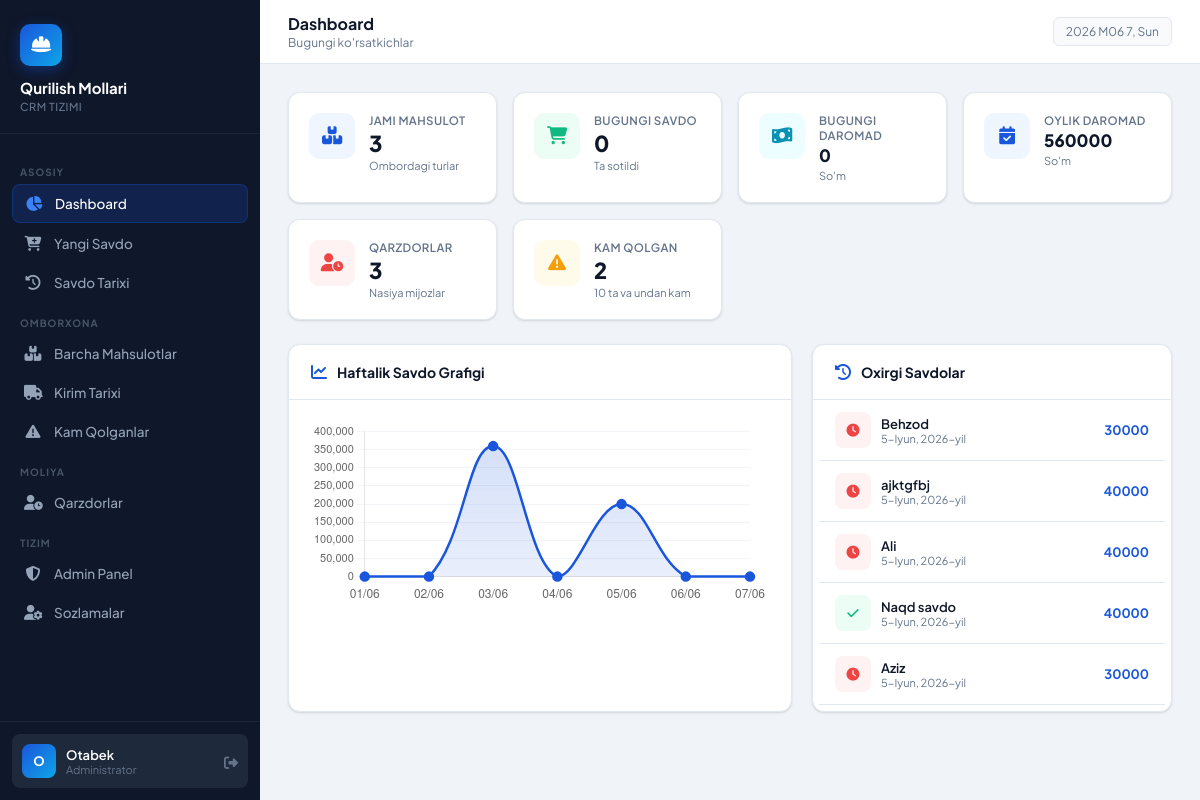
The app's page / (signed in) with its own data.
### crm/models.py (models this page shows, shortened)
class Savdo(models.Model):
    TOLOV_TURI = [
        ('naqd', 'Naqd pul'),
        ('nasiya', 'Nasiya'),
        ('plastik', 'Plastik karta'),
    ]
    mijoz = models.ForeignKey(Mijoz, on_delete=models.CASCADE, related_name='savdolar', null=True, blank=True, verbose_name="Mijoz")
    sana = models.DateField(default=timezone.now, verbose_name="Sana")
    tolov_turi = models.CharField(max_length=10, choices=TOLOV_TURI, default='naqd', verbose_name="To'lov turi")
    jami_summa = models.DecimalField(max_digits=14, decimal_places=0, default=0, verbose_name="Jami summa")
    to_langan = models.BooleanField(default=True, verbose_name="To'langan")
    izoh = models.TextField(blank=True, verbose_name="Izoh")
    yaratilgan = models.DateTimeField(auto_now_add=True)
    class Meta:
        verbose_name = "Savdo"
        verbose_name_plural = "Savdolar"
        ordering = ['-yaratilgan']

class Mijoz(models.Model):
    ism_familiya = models.CharField(max_length=200, verbose_name="Ism Familiya")
    telefon = models.CharField(max_length=20, verbose_name="Telefon raqami")
    manzil = models.CharField(max_length=300, blank=True, verbose_name="Manzil")
    yaratilgan = models.DateTimeField(auto_now_add=True)
    class Meta:
        verbose_name = "Mijoz"
        verbose_name_plural = "Mijozlar"
        ordering = ['-yaratilgan']

### crm/views.py (the view)
# urls.py: path('', views.dashboard, name='dashboard'),
@login_required
def dashboard(request):
    bugun = timezone.now().date()
    oy_boshi = bugun.replace(day=1)
    jami_mahsulotlar = Mahsulot.objects.count()
    jami_savdolar = Savdo.objects.filter(sana=bugun).count()
    bugungi_daromad = Savdo.objects.filter(sana=bugun).aggregate(s=Sum('jami_summa'))['s'] or 0
    oylik_daromad = Savdo.objects.filter(sana__gte=oy_boshi).aggregate(s=Sum('jami_summa'))['s'] or 0
    jami_qarzdorlar = Mijoz.objects.filter(savdolar__to_langan=False).distinct().count()
    kam_qolganlar = Mahsulot.objects.filter(qoldi__lte=10).count()
    haftalik_data = []
    for i in range(6, -1, -1):
        kun = bugun - timedelta(days=i)
        summa = Savdo.objects.filter(sana=kun).aggregate(s=Sum('jami_summa'))['s'] or 0
        haftalik_data.append({'kun': kun.strftime('%d/%m'), 'summa': float(summa)})
    oxirgi_savdolar = Savdo.objects.select_related('mijoz').order_by('-yaratilgan')[:5]
    context = {
        'jami_mahsulotlar': jami_mahsulotlar,
        'jami_savdolar': jami_savdolar,
        'bugungi_daromad': bugungi_daromad,
        'oylik_daromad': oylik_daromad,
        'jami_qarzdorlar': jami_qarzdorlar,
        'kam_qolganlar': kam_qolganlar,
        'haftalik_data': json.dumps(haftalik_data),
        'oxirgi_savdolar': oxirgi_savdolar,
    }
    return render(request, 'crm/dashboard.html', context)

### templates/crm/dashboard.html (shortened to what this page needs)
{% extends 'crm/base.html' %}
{% block page_title %}Dashboard{% endblock %}
{% block page_subtitle %}Bugungi ko'rsatkichlar{% endblock %}
{% block content %}
<div class="stat-grid">
    <div class="stat-card">
        <div class="stat-icon blue"><i class="fas fa-boxes-stacked"></i></div>
        <div class="stat-info">
            <div class="stat-label">Jami Mahsulot</div>
            <div class="stat-value">{{ jami_mahsulotlar }}</div>
            <div class="stat-sub">Ombordagi turlar</div>
        </div>
    </div>
    <div class="stat-card">
        <div class="stat-icon green"><i class="fas fa-cart-shopping"></i></div>
        <div class="stat-info">
            <div class="stat-label">Bugungi Savdo</div>
            <div class="stat-value">{{ jami_savdolar }}</div>
            <div class="stat-sub">Ta sotildi</div>
        </div>
    </div>
    <div class="stat-card">
        <div class="stat-icon cyan"><i class="fas fa-money-bill-wave"></i></div>
        <div class="stat-info">
            <div class="stat-label">Bugungi Daromad</div>
            <div class="stat-value" style="font-size:17px">{{ bugungi_daromad|floatformat:0 }}</div>
            <div class="stat-sub">So'm</div>
        </div>
    </div>
    <div class="stat-card">
        <div class="stat-icon blue"><i class="fas fa-calendar-check"></i></div>
        <div class="stat-info">
            <div class="stat-label">Oylik Daromad</div>
            <div class="stat-value" style="font-size:17px">{{ oylik_daromad|floatformat:0 }}</div>
            <div class="stat-sub">So'm</div>
        </div>
    </div>
    <div class="stat-card">
        <div class="stat-icon red"><i class="fas fa-user-clock"></i></div>
        <div class="stat-info">
            <div class="stat-label">Qarzdorlar</div>
            <div class="stat-value">{{ jami_qarzdorlar }}</div>
            <div class="stat-sub">Nasiya mijozlar</div>
        </div>
    </div>
    <div class="stat-card">
        <div class="stat-icon orange"><i class="fas fa-triangle-exclamation"></i></div>
        <div class="stat-info">
            <div class="stat-label">Kam Qolgan</div>
            <div class="stat-value">{{ kam_qolganlar }}</div>
            <div class="stat-sub">10 ta va undan kam</div>
        </div>
    </div>
</div>
<div style="display:grid; grid-template-columns: 1fr 360px; gap:20px;">
    <div class="card">
        <div class="card-header">
            <i class="fas fa-chart-line" style="color:var(--primary)"></i>
            <span class="card-title">Haftalik Savdo Grafigi</span>
        </div>
        <div class="card-body">
            <canvas id="savdoChart" height="120"></canvas>
        </div>
    </div>
    <div class="card">
        <div class="card-header">
            <i class="fas fa-clock-rotate-left" style="color:var(--primary)"></i>
            <span class="card-title">Oxirgi Savdolar</span>
        </div>
        <div style="padding:0 6px 6px">
            {% for s in oxirgi_savdolar %}
            <div style="display:flex; align-items:center; gap:10px; padding:12px 16px; border-bottom:1px solid var(--border); transition:background 0.2s;" onmouseover="this.style.background='var(--surface2)'" onmouseout="this.style.background=''">
                <div style="width:36px;height:36px;border-radius:8px;background:{% if s.tolov_turi == 'nasiya' %}#fef2f2{% else %}#ecfdf5{% endif %};display:flex;align-items:center;justify-content:center;flex-shrink:0;">
                    <i class="fas fa-{% if s.tolov_turi == 'nasiya' %}clock{% else %}check{% endif %}" style="color:{% if s.tolov_turi == 'nasiya' %}var(--danger){% else %}var(--success){% endif %};font-size:13px"></i>
                </div>
                <div style="flex:1;min-width:0">
                    <div style="font-size:13px;font-weight:600;white-space:nowrap;overflow:hidden;text-overflow:ellipsis">
                        {{ s.mijoz.ism_familiya|default:"Naqd savdo" }}
                    </div>
                    <div style="font-size:11px;color:var(--text-muted)">{{ s.sana }}</div>
                </div>
                <div style="font-size:13px;font-weight:700;color:var(--primary);white-space:nowrap">
                    {{ s.jami_summa|floatformat:0 }}
                </div>
            </div>
            {% empty %}
            <div style="padding:30px;text-align:center;color:var(--text-muted)">
                <i class="fas fa-inbox" style="font-size:28px;margin-bottom:8px;display:block;opacity:0.4"></i>
                Hali savdo yo'q
            </div>
            {% endfor %}
        </div>
    </div>
</div>
{% endblock %}
{% block extra_js %}
<script>
const haftalikData = {{ haftalik_data|safe }};
const ctx = document.getElementById('savdoChart').getContext('2d');
const gradient = ctx.createLinearGradient(0, 0, 0, 300);
gradient.addColorStop(0, 'rgba(26,86,219,0.2)');
gradient.addColorStop(1, 'rgba(26,86,219,0)');
new Chart(ctx, {
    type: 'line',
    data: {
        labels: haftalikData.map(d => d.kun),
        datasets: [{
            label: "Savdo (so'm)",
            data: haftalikData.map(d => d.summa),
            borderColor: '#1a56db',
            backgroundColor: gradient,
            borderWidth: 2.5,
            pointBackgroundColor: '#1a56db',
            pointRadius: 4,
            pointHoverRadius: 6,
            tension: 0.4,
            fill: true
        }]
    },
    options: {
        responsive: true,
        plugins: {
            legend: { display: false },
            tooltip: {
                callbacks: {
                    label: ctx => `${ctx.parsed.y.toLocaleString()} so'm`
                }
            }
        },
        scales: {
            x: { grid: { display: false }, ticks: { font: { size: 12 } } },
            y: { grid: { color: '#f1f5f9' }, ticks: { font: { size: 11 }, callback: v => v.toLocaleString() } }
        }
    }
});
</script>
{% endblock %}

### templates/crm/base.html (shortened to what this page needs)
<!DOCTYPE html>
<html lang="uz">
<head>
    <link rel="stylesheet" href="https://cdnjs.cloudflare.com/ajax/libs/font-awesome/6.5.0/css/all.min.css">
</head>
<body>
<aside class="sidebar" id="sidebar">
    <div class="sidebar-logo">
        <div class="logo-icon"><i class="fas fa-hard-hat"></i></div>
        <h1>Qurilish Mollari</h1>
        <p>CRM Tizimi</p>
    </div>
    <nav class="sidebar-nav">
        <div class="nav-section-label">Asosiy</div>
        <a href="{% url 'dashboard' %}" class="nav-item {% if request.resolver_match.url_name == 'dashboard' %}active{% endif %}">
            <i class="fas fa-chart-pie"></i> Dashboard
        </a>
        <a href="{% url 'savdo' %}" class="nav-item {% if request.resolver_match.url_name == 'savdo' %}active{% endif %}">
            <i class="fas fa-cart-plus"></i> Yangi Savdo
        </a>
        <a href="{% url 'savdo_tarixi' %}" class="nav-item {% if request.resolver_match.url_name == 'savdo_tarixi' %}active{% endif %}">
            <i class="fas fa-history"></i> Savdo Tarixi
        </a>
        <div class="nav-section-label">Omborxona</div>
        <a href="{% url 'barcha_mahsulotlar' %}" class="nav-item {% if request.resolver_match.url_name == 'barcha_mahsulotlar' %}active{% endif %}">
            <i class="fas fa-boxes-stacked"></i> Barcha Mahsulotlar
        </a>
        <a href="{% url 'kirim_tarixi' %}" class="nav-item {% if request.resolver_match.url_name == 'kirim_tarixi' %}active{% endif %}">
            <i class="fas fa-truck"></i> Kirim Tarixi
        </a>
        <a href="{% url 'kamayganlar' %}" class="nav-item {% if request.resolver_match.url_name == 'kamayganlar' %}active{% endif %}">
            <i class="fas fa-triangle-exclamation"></i> Kam Qolganlar
        </a>
        <div class="nav-section-label">Moliya</div>
        <a href="{% url 'qarzdorlar' %}" class="nav-item {% if request.resolver_match.url_name == 'qarzdorlar' %}active{% endif %}">
            <i class="fas fa-user-clock"></i> Qarzdorlar
        </a>
        <div class="nav-section-label">Tizim</div>
        <a href="/admin/" class="nav-item" target="_blank">
            <i class="fas fa-shield-halved"></i> Admin Panel
        </a>
        <a href="{% url 'profil' %}" class="nav-item {% if request.resolver_match.url_name == 'profil' %}active{% endif %}">
            <i class="fas fa-user-gear"></i> Sozlamalar
        </a>
    </nav>
    <div class="sidebar-footer">
        <div class="user-card">
            <div class="user-avatar">{{ request.user.first_name|first|upper|default:request.user.username|first|upper }}</div>
            <div class="user-info">
                <div class="name">{{ request.user.get_full_name|default:request.user.username }}</div>
                <div class="role">{% if request.user.is_superuser %}Administrator{% else %}Menejer{% endif %}</div>
            </div>
            <form method="POST" action="{% url 'logout' %}" style="display:inline">
                <button type="submit" class="logout-btn" title="Chiqish"
                    style="background:none;border:none;cursor:pointer">
                    <i class="fas fa-right-from-bracket"></i>
                </button>
            </form>
        </div>
    </div>
</aside>
<div class="main">
    <div class="topbar">
        <div>
            <div class="topbar-title">{% block page_title %}Dashboard{% endblock %}</div>
            <div class="topbar-subtitle">{% block page_subtitle %}Qurilish Mollari CRM{% endblock %}</div>
        </div>
        <div class="topbar-right">
            <div class="topbar-date" id="currentDate"></div>
        </div>
    </div>
    <div class="content">
        {% block content %}{% endblock %}
    </div>
</div>
{% block extra_js %}{% endblock %}
</body>
</html>

### records on screen
Savdo: mijoz.ism_familiya "Behzod", sana "5-Iyun, 2026-yil", jami_summa "30000"
Savdo: mijoz.ism_familiya "ajktgfbj", sana "5-Iyun, 2026-yil", jami_summa "40000"
Savdo: mijoz.ism_familiya "Ali", sana "5-Iyun, 2026-yil", jami_summa "40000"
Savdo: mijoz.ism_familiya "Naqd savdo", sana "5-Iyun, 2026-yil", jami_summa "40000"
Savdo: mijoz.ism_familiya "Aziz", sana "5-Iyun, 2026-yil", jami_summa "30000"

### other values on screen
{{ request.user.get_full_name|default:request.user.username }} "Otabek"
{{ jami_mahsulotlar }} "3"
{{ jami_savdolar }} "0"
{{ bugungi_daromad|floatformat:0 }} "0"
{{ oylik_daromad|floatformat:0 }} "560000"
{{ jami_qarzdorlar }} "3"
{{ kam_qolganlar }} "2"
chart data {{ haftalik_data|safe }} [{"kun": "01/06", "summa": 0.0}, {"kun": "02/06", "summa": 0.0}, {"kun": "03/06", "summa": 360000.0}, {"kun": "04/06", "summa": 0.0}, {"kun": "05/06", "summa": 200000.0}, {"kun": "06/06", "summa": 0.0}, {"kun": "07/06", "summa": 0.0}]
